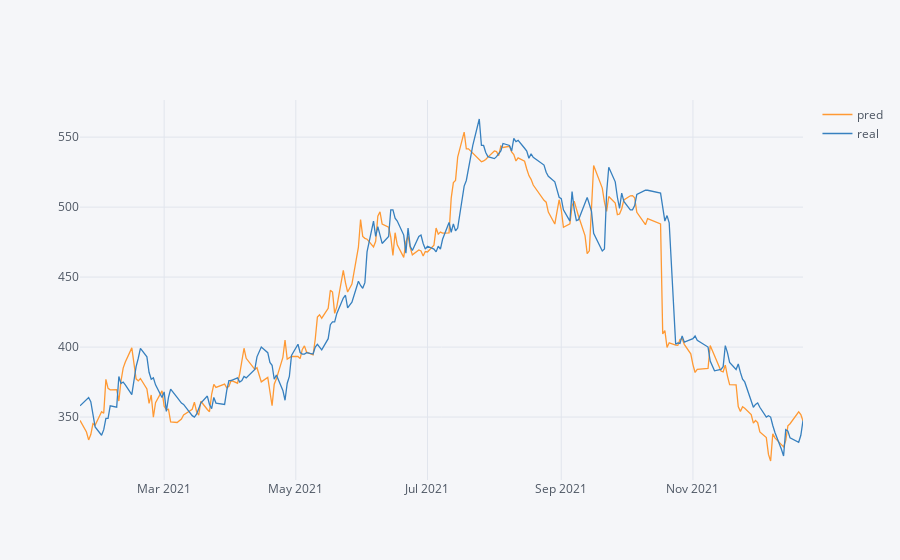

The notebook cell this image was saved under:
### Code cell
test=pd.DataFrame()
test["pred"]=ss.inverse_transform(testPredict.flatten())
test["real"]=ss.inverse_transform(testX[:,:,0])
test["date"]=X_test.index[:-5]
test.iplot(kind="line", x="date")

### Figure 1 — Plotly figure (JSON) as saved in the notebook; plotly's stock layout.template omitted (floating-point values rounded to 4 significant figures; data arrays with more than 128 entries replaced by an {"elided": "..."} marker saying what was removed)
{"data": [{"line": {"color": "rgba(255, 153, 51, 1.0)", "dash": "solid", "shape": "linear", "width": 1.3}, "mode": "lines", "name": "pred", "text": "", "type": "scatter", "x": {"elided": "221 str values"}, "y": {"elided": "221 float values"}}, {"line": {"color": "rgba(55, 128, 191, 1.0)", "dash": "solid", "shape": "linear", "width": 1.3}, "mode": "lines", "name": "real", "text": "", "type": "scatter", "x": {"elided": "221 str values"}, "y": {"elided": "221 float values"}}], "layout": {"legend": {"bgcolor": "#F5F6F9", "font": {"color": "#4D5663"}}, "paper_bgcolor": "#F5F6F9", "plot_bgcolor": "#F5F6F9", "title": {"font": {"color": "#4D5663"}}, "xaxis": {"gridcolor": "#E1E5ED", "showgrid": true, "tickfont": {"color": "#4D5663"}, "title": {"font": {"color": "#4D5663"}, "text": ""}, "zerolinecolor": "#E1E5ED"}, "yaxis": {"gridcolor": "#E1E5ED", "showgrid": true, "tickfont": {"color": "#4D5663"}, "title": {"font": {"color": "#4D5663"}, "text": ""}, "zerolinecolor": "#E1E5ED"}}}
